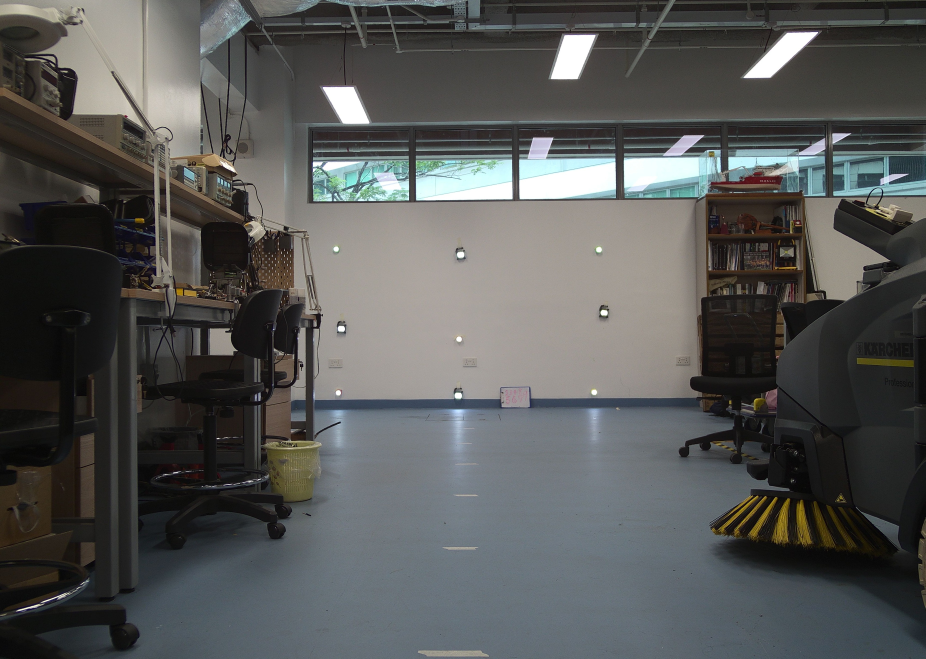
#> input picture Perspective_transformation/IRgroundtest1_2021_0303/un_distorted/undistortDJI_0942.jpg, 3702 x 2635 px, found by its file name (shown at 1/4 size)
$ python threshold.py
#> lines starting #> are read from the running program, lines starting #| are printed output that depends on the picture; after the words box and inside, x2 and y2 are one past the last pixel; in counts of white or black regions, pixels touching at a corner belong together
# -*- coding: utf-8 -*-
"""
Created on Thu Mar  4 14:07:57 2021

@author: cryst
"""

import cv2 as cv
import numpy as np
from matplotlib import pyplot as plt
img = cv.imread(r'C:/Users/cryst/Work/Facade_inspection/thermal/thermal_analysis/RGB_IR_fusion/Perspective_transformation/IRgroundtest1_2021_0303/un_distorted/undistortDJI_0942.jpg',0)
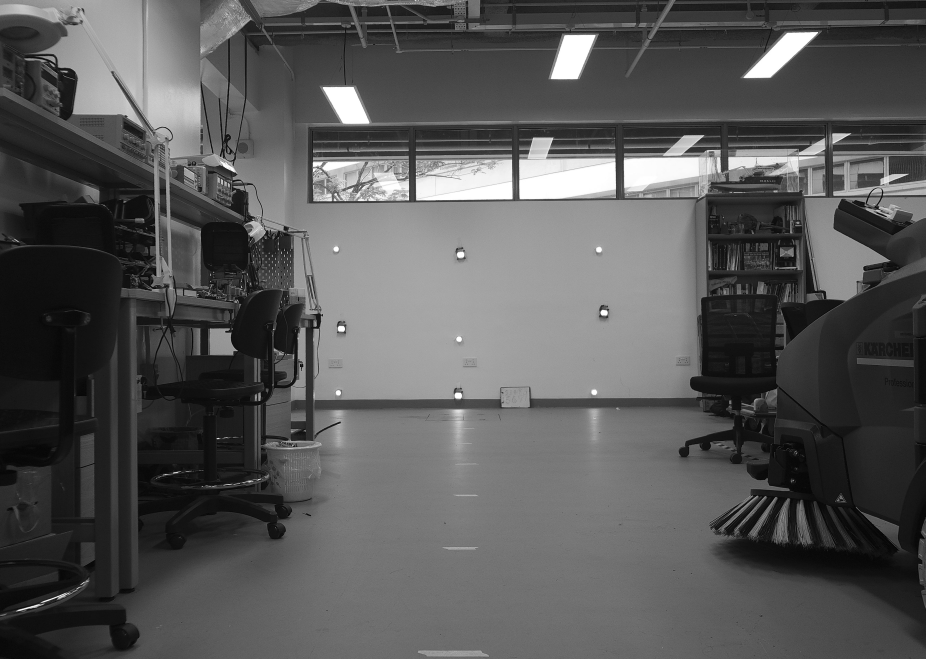
#> img: shape (2635, 3702) (shown at 1/4 size); min 0, max 255, mean 86.9
ret,thresh = cv.threshold(img,240,255,cv.THRESH_BINARY)
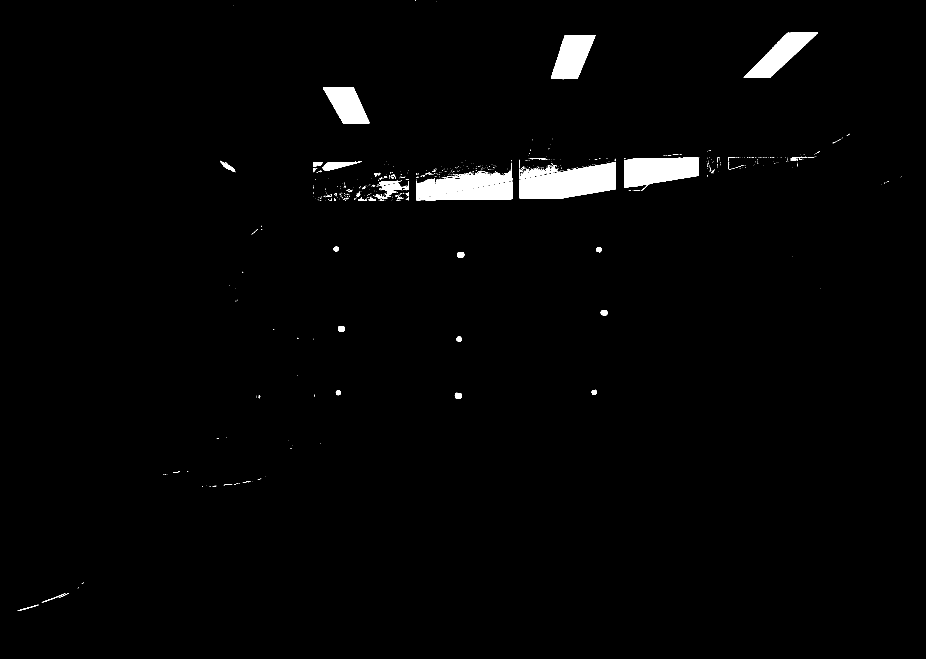
#> thresh: shape (2635, 3702) (shown at 1/4 size); 1.8% white; 738 white regions (660 under 20 px), largest, box (x1, y1, x2, y2) and area: (2077, 647, 2463, 796) 38407, (2496, 631, 2795, 751) 28175, (2975, 128, 3272, 311) 20736
thresh[:950, :] = 0  #remove the top white noise
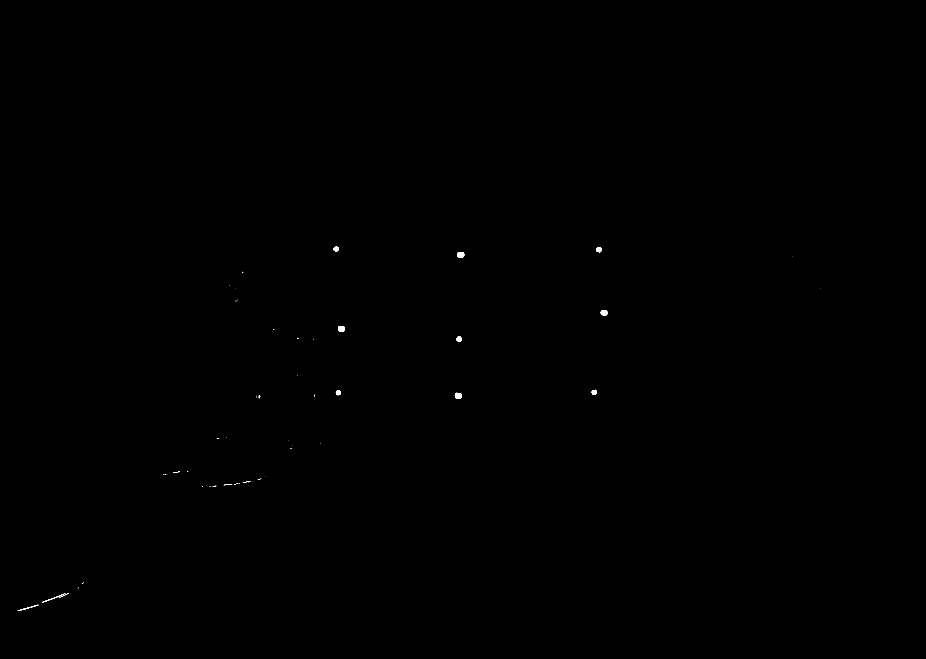
#> thresh: shape (2635, 3702) (shown at 1/4 size); 0.05% white; 58 white regions (41 under 20 px), largest, box (x1, y1, x2, y2) and area: (1819, 1571, 1847, 1594) 542, (1828, 1008, 1857, 1031) 532, (1352, 1304, 1379, 1326) 508
thresh[2000:, :] = 0  #remove the bottom ~
thresh[:, :1150] = 0  #remove the left ~
thresh[:, 3000:] = 0  #remove the right ~
#thresh[:, :80] = 0
#thresh[:50, :] = 0

cv.imwrite(r'C:/Users/cryst/Work/Facade_inspection/thermal/thermal_analysis/RGB_IR_fusion/Perspective_transformation/IRgroundtest1_2021_0303/un_distorted/threshold_0942.jpg',thresh)
